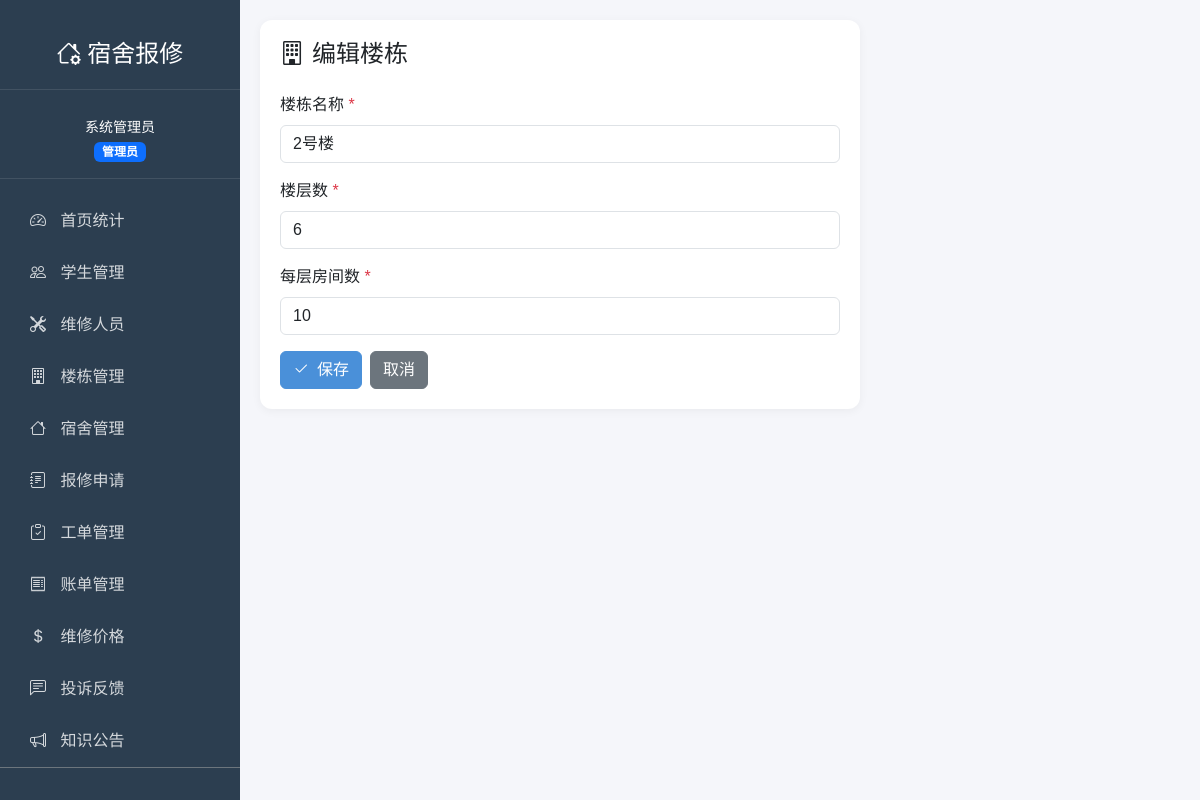
Page /admin/buildings/2/edit (signed in) on the committed database.
### models.py (models this page shows, shortened)
class User(UserMixin, db.Model):
    __tablename__ = 'users'
    id = db.Column(db.Integer, primary_key=True)
    username = db.Column(db.String(50), unique=True, nullable=False)
    password_hash = db.Column(db.String(255), nullable=False)
    name = db.Column(db.String(50), nullable=False)
    role = db.Column(db.String(20), nullable=False)  # admin/worker/student
    phone = db.Column(db.String(20))
    email = db.Column(db.String(100))
    created_at = db.Column(db.DateTime, default=datetime.now)
    student_dormitory = db.relationship('StudentDormitory', backref='student', lazy=True)
    worker_info = db.relationship('Worker', backref='user', uselist=False, lazy=True)

class Building(db.Model):
    __tablename__ = 'buildings'
    id = db.Column(db.Integer, primary_key=True)
    name = db.Column(db.String(50), nullable=False)
    floors = db.Column(db.Integer, nullable=False)
    rooms_per_floor = db.Column(db.Integer, nullable=False)
    created_at = db.Column(db.DateTime, default=datetime.now)
    dormitories = db.relationship('Dormitory', backref='building', lazy=True)
    workers = db.relationship('WorkerBuilding', backref='building', lazy=True)

### routes/admin.py (the view, shortened to what this page needs)
@admin_bp.route('/buildings/<int:id>/edit', methods=['GET', 'POST'])
def buildings_edit(id):
    building = Building.query.get_or_404(id)
    return render_template('admin/building_form.html', building=building)

### routes/admin.py (called while the page is built)
@admin_bp.before_request
def check_admin():
    if not current_user.is_authenticated or current_user.role != 'admin':
        if request.endpoint and 'auth' not in request.endpoint:
            flash('您没有权限访问该页面', 'danger')
            return redirect(url_for('auth.login'))

### templates/admin/building_form.html (shortened to what this page needs)
{% extends "base.html" %}
{% block content %}
<div class="content-card" style="max-width: 600px;">
    <h4 class="mb-4">
        <i class="bi bi-building me-2"></i>{{ '编辑' if building else '添加' }}楼栋
    </h4>
    <form method="POST">
        <div class="mb-3">
            <label class="form-label">楼栋名称 <span class="text-danger">*</span></label>
            <input type="text" name="name" class="form-control" value="{{ building.name if building else '' }}" placeholder="如：1号楼" required>
        </div>
        <div class="mb-3">
            <label class="form-label">楼层数 <span class="text-danger">*</span></label>
            <input type="number" name="floors" class="form-control" value="{{ building.floors if building else '' }}" min="1" required>
        </div>
        <div class="mb-3">
            <label class="form-label">每层房间数 <span class="text-danger">*</span></label>
            <input type="number" name="rooms_per_floor" class="form-control" value="{{ building.rooms_per_floor if building else '' }}" min="1" required>
        </div>
        <div class="d-flex gap-2">
            <button type="submit" class="btn btn-primary">
                <i class="bi bi-check2 me-2"></i>保存
            </button>
            <a href="{{ url_for('admin.buildings') }}" class="btn btn-secondary">取消</a>
        </div>
    </form>
</div>
{% endblock %}

### templates/base.html (shortened to what this page needs)
<!DOCTYPE html>
<html lang="zh-CN">
<head>
    <link href="https://cdn.jsdelivr.net/npm/bootstrap@5.3.0/dist/css/bootstrap.min.css" rel="stylesheet">
    <link href="https://cdn.jsdelivr.net/npm/bootstrap-icons@1.10.0/font/bootstrap-icons.css" rel="stylesheet">
</head>
<body>
    {% if current_user.is_authenticated %}
    <div class="sidebar">
        <div class="logo">
            <h4><i class="bi bi-house-gear"></i> 宿舍报修</h4>
        </div>
        <div class="user-info">
            <small>{{ current_user.name }}</small><br>
            <span class="badge bg-{{ 'primary' if current_user.role == 'admin' else ('success' if current_user.role == 'worker' else 'info') }}">
                {{ '管理员' if current_user.role == 'admin' else ('维修工' if current_user.role == 'worker' else '学生') }}
            </span>
        </div>
        {% if current_user.role == 'admin' %}
        <nav class="nav flex-column mt-3">
            <a class="nav-link {% if request.endpoint == 'admin.index' %}active{% endif %}" href="{{ url_for('admin.index') }}">
                <i class="bi bi-speedometer2"></i> 首页统计
            </a>
            <a class="nav-link {% if 'students' in request.endpoint %}active{% endif %}" href="{{ url_for('admin.students') }}">
                <i class="bi bi-people"></i> 学生管理
            </a>
            <a class="nav-link {% if 'workers' in request.endpoint %}active{% endif %}" href="{{ url_for('admin.workers') }}">
                <i class="bi bi-tools"></i> 维修人员
            </a>
            <a class="nav-link {% if request.endpoint == 'admin.buildings' %}active{% endif %}" href="{{ url_for('admin.buildings') }}">
                <i class="bi bi-building"></i> 楼栋管理
            </a>
            <a class="nav-link {% if request.endpoint == 'admin.dormitories' %}active{% endif %}" href="{{ url_for('admin.dormitories') }}">
                <i class="bi bi-house"></i> 宿舍管理
            </a>
            <a class="nav-link {% if request.endpoint == 'admin.repair_requests' %}active{% endif %}" href="{{ url_for('admin.repair_requests') }}">
                <i class="bi bi-journal-text"></i> 报修申请
            </a>
            <a class="nav-link {% if request.endpoint == 'admin.work_orders' %}active{% endif %}" href="{{ url_for('admin.work_orders') }}">
                <i class="bi bi-clipboard-check"></i> 工单管理
            </a>
            <a class="nav-link {% if request.endpoint == 'admin.bills' %}active{% endif %}" href="{{ url_for('admin.bills') }}">
                <i class="bi bi-receipt"></i> 账单管理
            </a>
            <a class="nav-link {% if request.endpoint == 'admin.repair_items' %}active{% endif %}" href="{{ url_for('admin.repair_items') }}">
                <i class="bi bi-currency-dollar"></i> 维修价格
            </a>
            <a class="nav-link {% if request.endpoint == 'admin.complaints' %}active{% endif %}" href="{{ url_for('admin.complaints') }}">
                <i class="bi bi-chat-left-text"></i> 投诉反馈
            </a>
            <a class="nav-link {% if request.endpoint == 'admin.announcements' %}active{% endif %}" href="{{ url_for('admin.announcements') }}">
                <i class="bi bi-megaphone"></i> 知识公告
            </a>
        </nav>
        {% endif %}
        <div class="mt-auto p-3 border-top border-secondary">
            <a class="nav-link {% if request.endpoint == 'auth.profile' %}active{% endif %}" href="{{ url_for('auth.profile') }}">
            </a>
        </div>
    </div>
    {% endif %}
    <main class="main-content">
        {% block content %}{% endblock %}
    </main>
</body>
</html>

### templates/base.html (style rules this page uses)
:root { --primary-color: #4a90d9; --sidebar-bg: #2c3e50; --sidebar-hover: #34495e; }
body { font-family: 'PingFang SC', 'Microsoft YaHei', sans-serif; background-color: #f5f6fa; }
.sidebar { position: fixed; top: 0; left: 0; height: 100vh; width: 240px; background: var(--sidebar-bg); color: #fff; padding-top: 20px; overflow-y: auto; }
.sidebar .logo { text-align: center; padding: 20px; border-bottom: 1px solid rgba(255,255,255,0.1); margin-bottom: 10px; }
.sidebar .logo h4 { margin: 0; color: #fff; }
.sidebar .user-info { text-align: center; padding: 15px; border-bottom: 1px solid rgba(255,255,255,0.1); }
.sidebar .nav-link { color: rgba(255,255,255,0.8); padding: 12px 20px; margin: 2px 10px; border-radius: 8px; transition: all 0.3s; }
.sidebar .nav-link i { margin-right: 10px; }
.main-content { margin-left: 240px; padding: 20px; min-height: 100vh; }
.content-card { background: #fff; border-radius: 12px; padding: 20px; box-shadow: 0 2px 10px rgba(0,0,0,0.05); }
.btn-primary { background: var(--primary-color); border-color: var(--primary-color); }

### rows in the picture
User: name "系统管理员", role "管理员"
Building: name "2号楼", floors "6", rooms_per_floor "10"

### other values in the picture
{{ '编辑' if building else '添加' }} "编辑"
